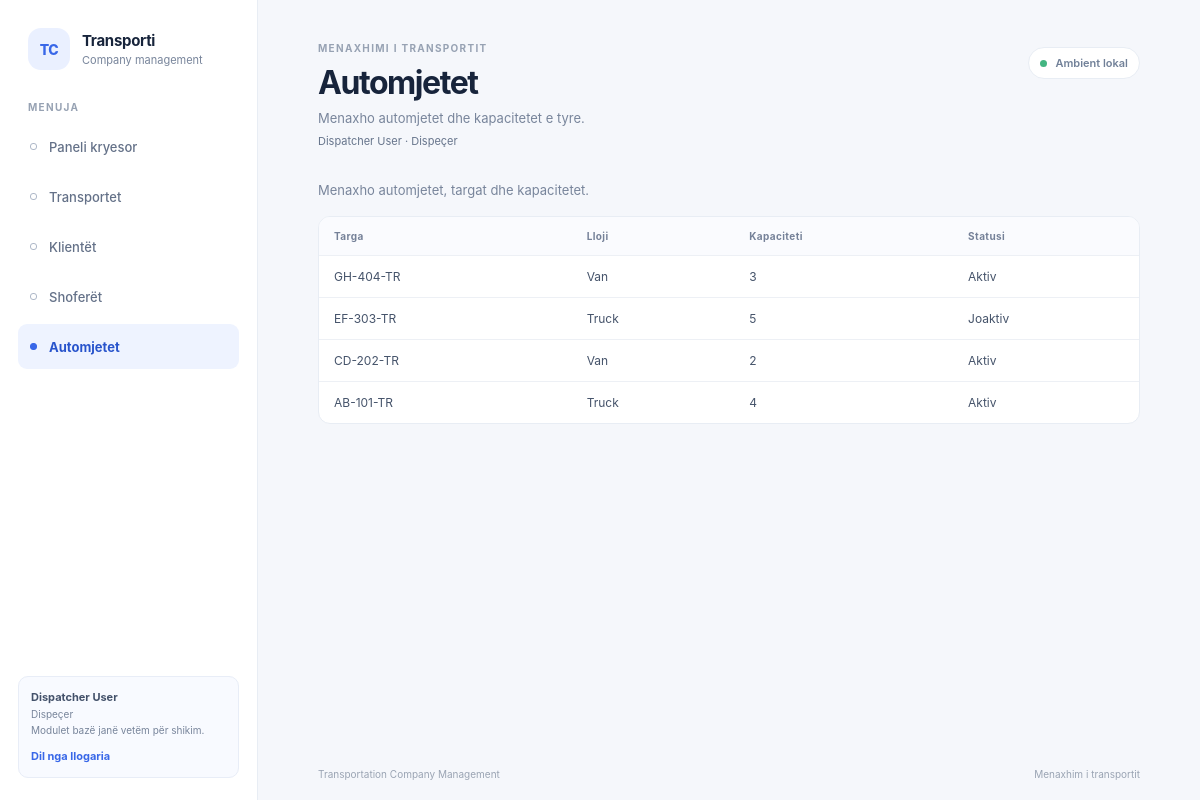
/?page=vehicles (signed in), run on the app's committed database.
### tables this page shows
CREATE TABLE users (
    id INT UNSIGNED NOT NULL AUTO_INCREMENT,
    full_name VARCHAR(150) NOT NULL,
    email VARCHAR(150) NOT NULL,
    password_hash VARCHAR(255) NOT NULL,
    role ENUM('ADMIN', 'DISPATCHER') NOT NULL,
    is_active TINYINT(1) NOT NULL DEFAULT 1,
    email_verified_at DATETIME NULL DEFAULT NULL,
    created_at DATETIME NOT NULL DEFAULT CURRENT_TIMESTAMP,
    PRIMARY KEY (id),
    UNIQUE KEY uq_users_email (email)
);

CREATE TABLE vehicles (
    id INT UNSIGNED NOT NULL AUTO_INCREMENT,
    plate_number VARCHAR(20) NOT NULL,
    vehicle_type VARCHAR(50) NOT NULL,
    capacity INT NOT NULL,
    is_active TINYINT(1) NOT NULL DEFAULT 1,
    created_at DATETIME NOT NULL DEFAULT CURRENT_TIMESTAMP,
    PRIMARY KEY (id),
    UNIQUE KEY uq_vehicles_plate_number (plate_number),
    KEY idx_vehicles_is_active (is_active)
);

### src/Views/pages/module.php (the view, shortened to what the rows shown need)
<?php
$module = $moduleData['module'];
$formAction = $moduleData['action'];
$escape = static fn (mixed $value): string => htmlspecialchars((string) $value, ENT_QUOTES, 'UTF-8');
?>
<?php if ($formAction === 'create' || $formAction === 'edit'): ?>
    <form class="record-form" method="post" action="?page=<?= urlencode($pageKey) ?>">
        <input type="hidden" name="csrf_token" value="<?= $escape($moduleData['csrfToken']) ?>">
        <input type="hidden" name="action" value="<?= $formAction === 'create' ? 'create' : 'update' ?>">
        <?php if ($formAction === 'edit'): ?>
            <input type="hidden" name="id" value="<?= (int) $moduleData['id'] ?>">
        <?php endif; ?>
        <div class="form-grid">
            <?php foreach ($module['fields'] as $name => $field): ?>
                <?php
                $value = $moduleData['values'][$name] ?? '';
                $fieldId = 'field-' . $name;
                ?>
                <div class="form-field<?= $field['type'] === 'textarea' ? ' form-field-wide' : '' ?>">
                    <label for="<?= $escape($fieldId) ?>">
                        <?= $escape($field['label']) ?>
                        <?php if ($field['required']): ?><span aria-hidden="true">*</span><?php endif; ?>
                    </label>
                    <?php if ($field['type'] === 'select'): ?>
                        <select id="<?= $escape($fieldId) ?>" name="<?= $escape($name) ?>" <?= $field['required'] ? 'required' : '' ?>>
                            <?php if (!$field['required']): ?>
                                <option value="">Pa caktuar</option>
                            <?php else: ?>
                                <option value="">Zgjidh...</option>
                            <?php endif; ?>
                            <?php foreach ($moduleData['options'][$name] ?? [] as $option): ?>
                                <option value="<?= $escape($option['value']) ?>" <?= (string) $value === $option['value'] ? 'selected' : '' ?>>
                                    <?= $escape($option['label']) ?>
                                </option>
                            <?php endforeach; ?>
                        </select>
                    <?php elseif ($field['type'] === 'textarea'): ?>
                        <textarea id="<?= $escape($fieldId) ?>" name="<?= $escape($name) ?>" rows="4" <?= $field['required'] ? 'required' : '' ?>><?= $escape($value) ?></textarea>
                    <?php else: ?>
                        <input
                            id="<?= $escape($fieldId) ?>"
                            name="<?= $escape($name) ?>"
                            type="<?= $escape($field['type']) ?>"
                            value="<?= $escape($value) ?>"
                            <?= isset($field['max']) ? 'maxlength="' . (int) $field['max'] . '"' : '' ?>
                            <?= isset($field['min']) ? 'min="' . (int) $field['min'] . '"' : '' ?>
                            <?= $field['type'] === 'number' ? 'step="1"' : '' ?>
                            <?= $field['required'] ? 'required' : '' ?>
                        >
                    <?php endif; ?>
                </div>
            <?php endforeach; ?>
        </div>
        <div class="form-actions">
            <a class="button button-secondary" href="?page=<?= urlencode($pageKey) ?>">Anulo</a>
            <button class="button button-primary" type="submit"><?= $formAction === 'create' ? 'Ruaj regjistrin' : 'Ruaj ndryshimet' ?></button>
        </div>
    </form>
<?php else: ?>
    <div class="table-card">
        <?php if ($moduleData['rows'] === []): ?>
            <div class="empty-state">
                <strong>Nuk ka ende të dhëna</strong>
                <p>Shto regjistrin e parë për modulin <?= $escape(mb_strtolower($module['title'])) ?>.</p>
            </div>
        <?php else: ?>
            <div class="table-scroll">
                <table>
                    <thead>
                        <tr>
                            <?php foreach ($module['columns'] as $label): ?>
                                <th scope="col"><?= $escape($label) ?></th>
                            <?php endforeach; ?>
                        </tr>
                    </thead>
                    <tbody>
                        <?php foreach ($moduleData['rows'] as $row): ?>
                            <tr>
                                <?php foreach ($module['columns'] as $column => $label): ?>
                                    <td><?= $escape($row[$column] ?? '') ?></td>
                                <?php endforeach; ?>
                            </tr>
                        <?php endforeach; ?>
                    </tbody>
                </table>
            </div>
        <?php endif; ?>
    </div>
<?php endif; ?>

### src/Views/layout.php (shortened to what the rows shown need)
<!doctype html>
<html lang="sq">
<head>
    <link rel="stylesheet" href="assets/app.css">
</head>
<body>
    <div class="app-shell">
        <aside class="sidebar" aria-label="Navigimi kryesor">
            <?php require __DIR__ . '/components/navigation.php'; ?>
        </aside>
        <main class="main-content">
            <header class="page-header">
                <div>
                    <p class="eyebrow">MENAXHIMI I TRANSPORTIT</p>
                    <h1><?= htmlspecialchars($page['title'], ENT_QUOTES, 'UTF-8') ?></h1>
                    <p class="page-description"><?= htmlspecialchars($page['description'], ENT_QUOTES, 'UTF-8') ?></p>
                    <?php if ($user !== null): ?>
                        <p class="signed-in-user">
                            <?= htmlspecialchars($user['full_name'], ENT_QUOTES, 'UTF-8') ?>
                            · <?= $user['role'] === 'ADMIN' ? 'Administrator' : 'Dispeçer' ?>
                        </p>
                    <?php endif; ?>
                </div>
            </header>
            <section class="page-content" aria-labelledby="page-content-heading">
                <?php if ($databaseError === null && ($moduleData !== null || in_array($pageKey, ['dashboard', 'not_found', 'add-admin'], true))): ?>
                    <?php require $viewFile; ?>
                <?php endif; ?>
            </section>
        </main>
    </div>
</body>
</html>

### src/Views/components/navigation.php (shortened to what the rows shown need)
<div class="sidebar-note">
    <div class="session-user">
        <strong><?= htmlspecialchars($user['full_name'], ENT_QUOTES, 'UTF-8') ?></strong>
        <span><?= $user['role'] === 'ADMIN' ? 'Administrator' : 'Dispeçer' ?></span>
        <?php if ($user['role'] === 'DISPATCHER'): ?>
            <span>Modulet bazë janë vetëm për shikim.</span>
        <?php endif; ?>
        <form method="post" action="?page=logout">
            <button type="submit">Dil nga llogaria</button>
        </form>
    </div>
</div>

### data on the page
users: full_name "Dispatcher User"
vehicles: plate_number "GH-404-TR", vehicle_type "Van", capacity "3", column "Aktiv"
vehicles: plate_number "EF-303-TR", vehicle_type "Truck", capacity "5", column "Joaktiv"
vehicles: plate_number "CD-202-TR", vehicle_type "Van", capacity "2", column "Aktiv"
vehicles: plate_number "AB-101-TR", vehicle_type "Truck", capacity "4", column "Aktiv"

### other printed values
$label "Paneli kryesor"
$label "Transportet"
$label "Klientët"
$label "Shoferët"
$label "Automjetet"
$page['title'] "Automjetet"
$page['description'] "Menaxho automjetet dhe kapacitetet e tyre."
$escape($module['description']) "Menaxho automjetet, targat dhe kapacitetet."
$escape($label) "Targa"
$escape($label) "Lloji"
$escape($label) "Kapaciteti"
$escape($label) "Statusi"
